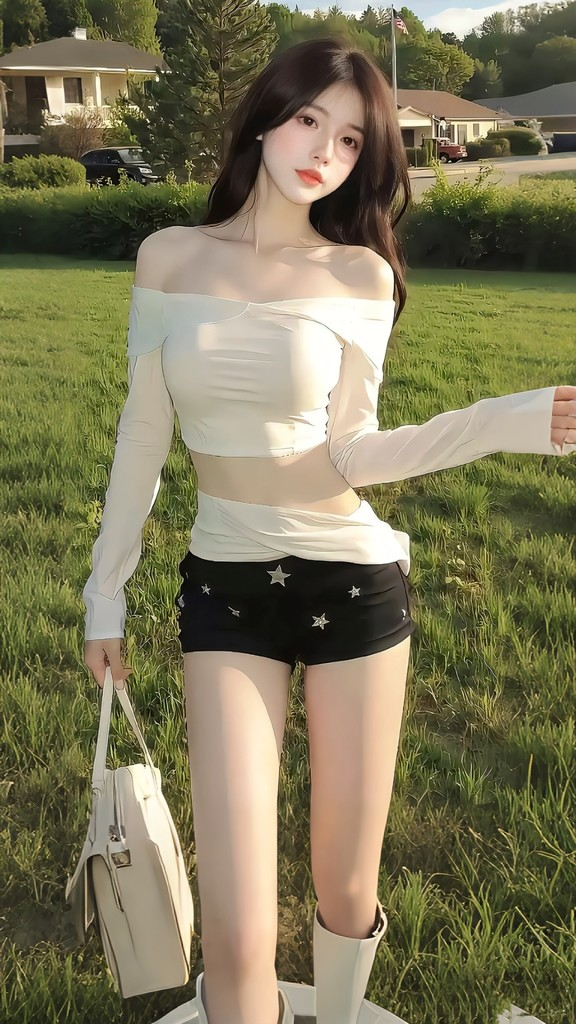
#> input picture workspaces/tiktok-fashion-ai-automation/drive_sync/01_Anh_Nguoi_Mau/ai_studio_model_01.jpg, 576 x 1024 px; its folder holds only this picture in this run
$ python google_drive_model_sync.py
#> lines starting #> are read from the running program, lines starting #| are printed output that depends on the picture
#!/usr/bin/env python3
"""
Google Drive Model & Project Sync — Upgraded Version with:
- Dual-folder scanning: G:\\My Drive\\Anh_Nguoi_Mau_Fashion_AI and G:\\My Drive\\TikTok_Fashion_AI_Studio\\01_Anh_Nguoi_Mau
- Automatic bidirectional file mirroring
- Pillow fast thumbnail caching
- Random model selector for effortless batch production
"""

import os
import sys
import shutil
import random
import subprocess
from pathlib import Path
from typing import Dict, Any, List, Optional
from datetime import datetime

try:
    from PIL import Image
except ImportError:
    Image = None

_WS_DIR = Path(__file__).resolve().parent.parent
PRIMARY_ROOT = Path(r"G:\My Drive\TikTok_Fashion_AI_Studio") if os.name == "nt" else Path("/nonexistent/gdrive")
LEGACY_MODEL_FOLDER = Path(r"G:\My Drive\Anh_Nguoi_Mau_Fashion_AI") if os.name == "nt" else Path("/nonexistent/gdrive_legacy")
FALLBACK_ROOT = _WS_DIR / "drive_sync"
THUMBNAIL_CACHE_DIR = _WS_DIR / "cache" / "thumbnails"

SUPPORTED_EXTENSIONS = {".jpg", ".jpeg", ".png", ".webp", ".bmp"}


def get_project_root() -> Path:
    if os.name == "nt" and Path("G:/My Drive").exists():
        try:
            PRIMARY_ROOT.mkdir(parents=True, exist_ok=True)
            return PRIMARY_ROOT
        except Exception:
            pass
    FALLBACK_ROOT.mkdir(parents=True, exist_ok=True)
    return FALLBACK_ROOT


class GoogleDriveProjectSync:
    """Manages model photos and project outputs across Google Drive folders."""

    def __init__(self):
        self.user_email = "danhnpcd@gmail.com"
        self.root = get_project_root()
        self.dir_models = self.root / "01_Anh_Nguoi_Mau"
        self.dir_videos = self.root / "02_Video_Xuat_Ban"
        self.dir_prompts = self.root / "03_Prompts_Google_Omni"
        self.dir_reports = self.root / "04_Bao_Cao_Du_An"
        self.legacy_models = LEGACY_MODEL_FOLDER
        self.thumbnail_cache = THUMBNAIL_CACHE_DIR

        # Ensure all directories exist
        for d in [self.dir_models, self.dir_videos, self.dir_prompts, self.dir_reports, self.thumbnail_cache]:
            d.mkdir(parents=True, exist_ok=True)

        # Sync folders on startup
        self.sync_dual_folders()

    def sync_dual_folders(self) -> int:
        """Bidirectionally mirrors files between Anh_Nguoi_Mau_Fashion_AI and 01_Anh_Nguoi_Mau."""
        synced_count = 0
        if not self.legacy_models.exists() or not self.dir_models.exists():
            return 0

        # Legacy -> Studio
        for file in self.legacy_models.iterdir():
            if file.is_file() and file.suffix.lower() in SUPPORTED_EXTENSIONS:
                dest = self.dir_models / file.name
                if not dest.exists():
                    try:
                        shutil.copy2(file, dest)
                        synced_count += 1
                    except Exception:
                        pass

        # Studio -> Legacy
        for file in self.dir_models.iterdir():
            if file.is_file() and file.suffix.lower() in SUPPORTED_EXTENSIONS:
                dest = self.legacy_models / file.name
                if not dest.exists():
                    try:
                        shutil.copy2(file, dest)
                        synced_count += 1
                    except Exception:
                        pass

        return synced_count

    def _ensure_thumbnail(self, source_path: Path) -> Path:
        """Generates a compressed 240x320 thumbnail using Pillow."""
        thumb_filename = f"thumb_{source_path.stem}.jpg"
        thumb_path = self.thumbnail_cache / thumb_filename

        if thumb_path.exists() and thumb_path.stat().st_mtime >= source_path.stat().st_mtime:
            return thumb_path

        if Image:
            try:
                with Image.open(source_path) as img:
#> img is the input picture: PIL image 576x1024 RGB; mean R, G, B 123.6, 117.9, 86.9
                    img = img.convert("RGB")
                    img.thumbnail((240, 320), Image.Resampling.LANCZOS)
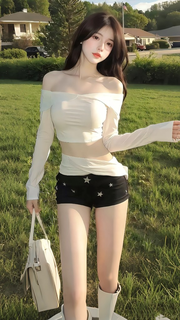
#> img: PIL image 180x320 RGB; mean R, G, B 123.6, 117.8, 86.9
                    img.save(thumb_path, "JPEG", quality=82)
                return thumb_path
            except Exception:
                pass

        return source_path

    # [30 lines left out: function get_status, not called in this run]

    def list_model_photos(self, include_base64: bool = False) -> List[Dict[str, Any]]:
        """Scans model photos across both folders and returns metadata + preview URLs."""
        self.sync_dual_folders()
        seen_filenames = set()
        photos = []

        # Scan both directories
        scan_dirs = [self.dir_models]
        if self.legacy_models.exists() and self.legacy_models != self.dir_models:
            scan_dirs.append(self.legacy_models)

        for directory in scan_dirs:
            if not directory.exists():
                continue
            for file in directory.iterdir():
                if file.is_file() and file.suffix.lower() in SUPPORTED_EXTENSIONS:
                    if file.name in seen_filenames:
                        continue
                    seen_filenames.add(file.name)

                    stat = file.stat()
                    # Ensure thumbnail is prepared
                    thumb_path = self._ensure_thumbnail(file)

                    clean_name = file.stem.replace("_", " ").title()
                    if clean_name.startswith("2026"):
                        clean_name = f"Người Mẫu #{file.stem[-7:]}"

                    photo_item = {
                        "id": file.name,
                        "filename": file.name,
                        "display_name": clean_name,
                        "file_path": str(file),
                        "thumbnail_url": f"/api/tiktok-fashion/models/thumbnail/{file.name}",
                        "view_url": f"/api/tiktok-fashion/models/view/{file.name}",
                        "data_url": f"/api/tiktok-fashion/models/view/{file.name}",
                        "file_size_kb": round(stat.st_size / 1024, 1),
                        "modified_at": datetime.fromtimestamp(stat.st_mtime).strftime("%Y-%m-%d %H:%M:%S")
                    }
                    photos.append(photo_item)

        photos.sort(key=lambda x: x["modified_at"], reverse=True)
        return photos

    # [100 lines left out: functions get_model_file_path, get_random_model, save_omni_prompt_to_drive, export_video_to_drive, open_subfolder, not called in this run]


# Singleton alias
GoogleDriveModelSync = GoogleDriveProjectSync


if __name__ == "__main__":
    sync = GoogleDriveProjectSync()
    photos = sync.list_model_photos()
    print(f"Found {len(photos)} model photos:")
    for p in photos:
        print(f" - {p['display_name']} ({p['filename']}, {p['file_size_kb']} KB)")
